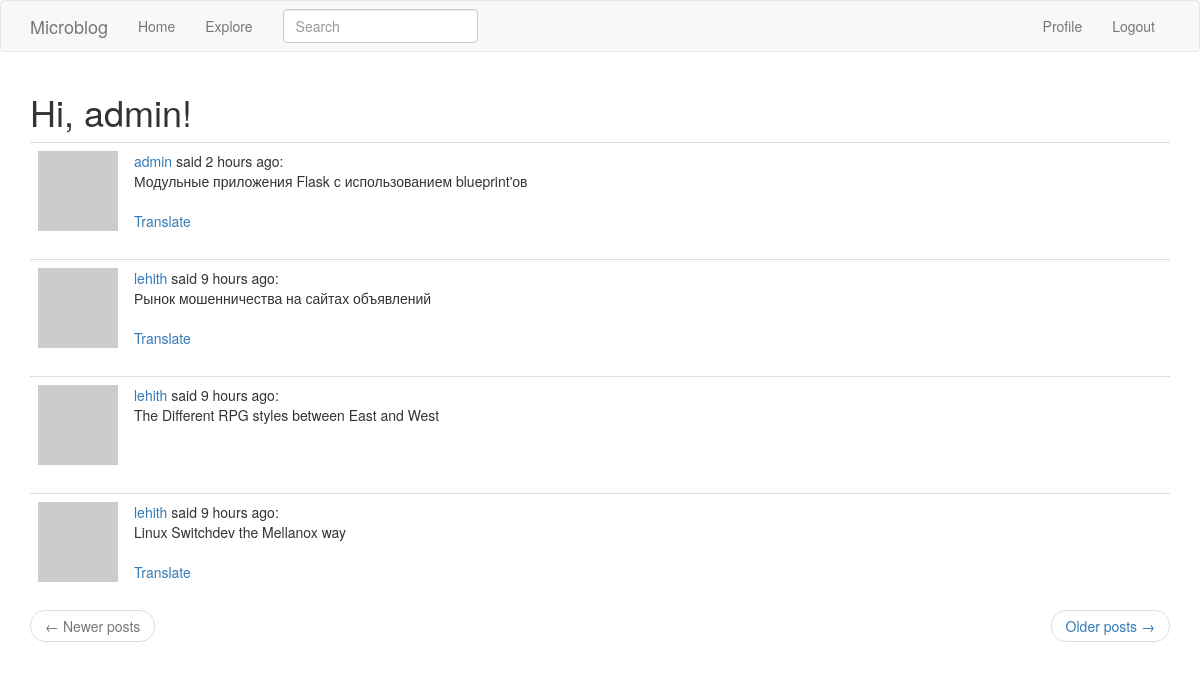
The page /explore (signed in) on the database as committed earlier.
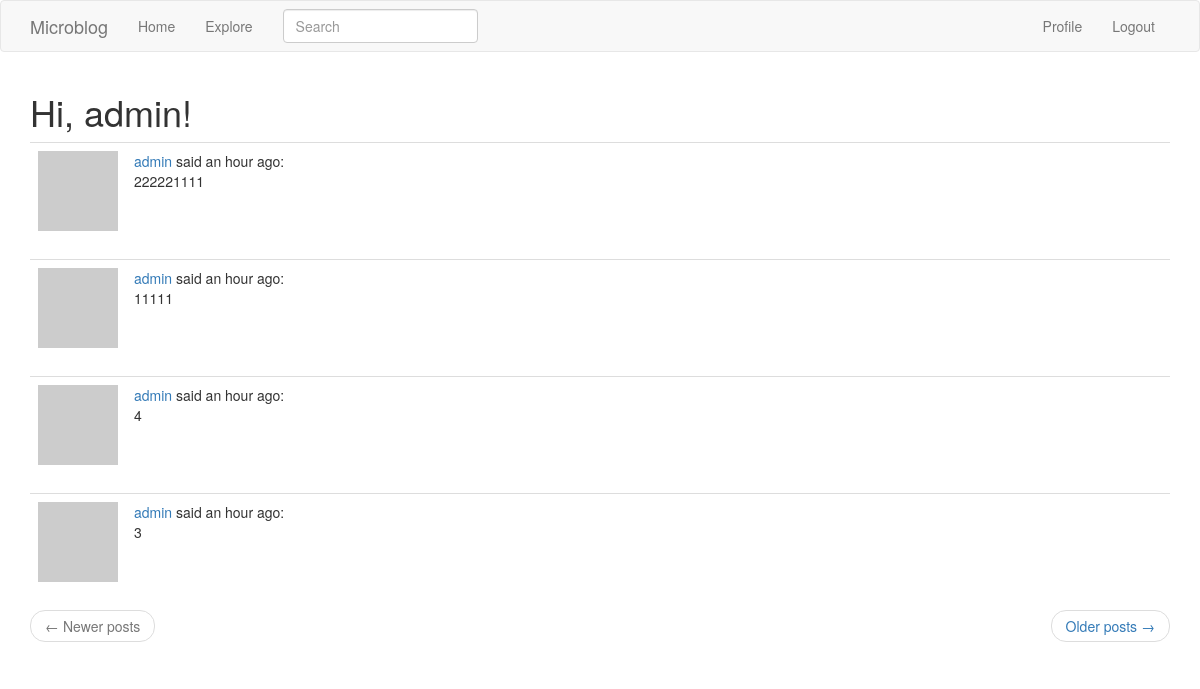
The same page on the database as committed later.
### app/models.py (models this page shows, shortened)
class SearchableMixin(object):
    @classmethod
    def before_commit(cls, session):
        session._changes = {
            'add': list(session.new),
            'update': list(session.dirty),
            'delete': list(session.deleted)
        }
    @classmethod
    def after_commit(cls, session):
        for obj in session._changes['add']:
            if isinstance(obj, SearchableMixin):
                add_to_index(obj.__tablename__, obj)
        for obj in session._changes['update']:
            if isinstance(obj, SearchableMixin):
                add_to_index(obj.__tablename__, obj)
        for obj in session._changes['delete']:
            if isinstance(obj, SearchableMixin):
                remove_from_index(obj.__tablename__, obj)
        session._changes = None

class Post(SearchableMixin, db.Model):
    __searchable__ = ['body']
    id = db.Column(db.Integer, primary_key=True)
    body = db.Column(db.String(140))
    timestamp = db.Column(db.DateTime, index=True, default=datetime.utcnow)
    user_id = db.Column(db.Integer, db.ForeignKey('user.id'))
    language = db.Column(db.String(5))

class User(UserMixin, db.Model):
    id = db.Column(db.Integer, primary_key=True)
    username = db.Column(db.String(64), index=True, unique=True)
    email = db.Column(db.String(120), index=True, unique=True)
    password_hash = db.Column(db.String(128))
    about_me = db.Column(db.String(140))
    posts = db.relationship('Post', backref='author', lazy='dynamic')
    last_seen = db.Column(db.DateTime, default=datetime.utcnow)
    followed = db.relationship(
        'User', secondary=followers,
        primaryjoin=(followers.c.follower_id == id),
        secondaryjoin=(followers.c.followed_id == id),
        backref=db.backref('followers', lazy='dynamic'), lazy='dynamic')
    def avatar(self, size):
        digest = md5(self.email.lower().encode('utf-8')).hexdigest()
        return 'https://www.gravatar.com/avatar/{}?d=identicon&s={}'.format(
            digest, size)

### app/main/routes.py (the view)
@bp.route('/explore')
@login_required
def explore():
    page = request.args.get('page', 1, type=int)
    posts = Post.query.order_by(Post.timestamp.desc()).paginate(
        page, current_app.config['POSTS_PER_PAGE'], False)
    next_url = url_for('main.explore', page=posts.next_num) \
        if posts.has_next else None
    prev_url = url_for('main.explore', page=posts.prev_num) \
        if posts.has_prev else None
    return render_template('index.html', title=_('Explore'),
                           posts=posts.items, next_url=next_url,
                           prev_url=prev_url)

### app/main/forms.py
class SearchForm(FlaskForm):
    q = StringField(_l('Search'), validators=[DataRequired()])
    def __init__(self, *args, **kwargs):
        if 'formdata' not in kwargs:
            kwargs['formdata'] = request.args
        if 'csrf_enabled' not in kwargs:
            kwargs['csrf_enabled'] = False
        super(SearchForm, self).__init__(*args, **kwargs)

### app/main/routes.py (called while the page is built)
@bp.before_app_request
def before_request():
    if current_user.is_authenticated:
        current_user.last_seen = datetime.utcnow()
        db.session.commit()
        g.search_form = SearchForm()
    g.locale = str(get_locale())

### app/models.py (called while the page is built)
@login.user_loader
def load_user(id):
    return User.query.get(int(id))

### app/main/templates/index.html (shortened to what this page needs)
{% extends "base.html" %}
{% import 'bootstrap/wtf.html' as wtf %}
{% block app_content %}
    <h1>{{ _('Hi')}}, {{ current_user.username }}!</h1>
    {% for post in posts %}
        {% include '_post.html' %}
    {% endfor %}
    <nav aria-label="...">
        <ul class="pager">
            <li class="previous{% if not prev_url %} disabled{% endif %}">
                <a href="{{ prev_url or '#' }}">
                    <span aria-hidden="true">&larr;</span> {{ _('Newer posts')}}
                </a>
            </li>
            <li class="next{% if not next_url %} disabled{% endif %}">
                <a href="{{ next_url or '#' }}">
                    {{ _('Older posts')}} <span aria-hidden="true">&rarr;</span>
                </a>
            </li>
        </ul>
    </nav>
{% endblock %}

### app/main/templates/_post.html
<table class="table table-hover">
    <tr>
        <td width="70px">
            <a href="{{ url_for('main.user', username=post.author.username) }}">
                <img src="{{ post.author.avatar(70) }}"/>
            </a>
        </td>
        <td>
            <a href="{{ url_for('main.user', username=post.author.username) }}">
                {{ post.author.username }}
            </a>
            {{ _('said') }} {{ moment(post.timestamp).fromNow() }}:
            <br>
            <span id="post{{ post.id }}">{{ post.body }}</span>
            {% if post.language and post.language != g.locale %}
                <br><br>
              <span id="translation{{ post.id }}">
                <a href="javascript:translate(
                            '#post{{ post.id }}',
                            '#translation{{ post.id }}',
                            '{{ post.language }}',
                            '{{ g.locale }}');">{{ _('Translate') }}</a>
            </span>
            {% endif %}
        </td>
    </tr>
</table>

Rows that differ between the two databases and show on the page:
no longer on this page (row unchanged): Post: author.username "admin", timestamp "2 hours ago", body "Модульные приложения Flask с использованием blueprint'ов"
no longer on this page (row unchanged): Post: author.username "lehith", timestamp "9 hours ago", body "Рынок мошенничества на сайтах объявлений"
no longer on this page (row unchanged): Post: author.username "lehith", timestamp "9 hours ago", body "The Different RPG styles between East and West"
no longer on this page (row unchanged): Post: author.username "lehith", timestamp "9 hours ago", body "Linux Switchdev the Mellanox way"
added Post: author.username "admin", timestamp "an hour ago", body "222221111"
added Post: author.username "admin", timestamp "an hour ago", body "11111"
added Post: author.username "admin", timestamp "an hour ago", body "4"
added Post: author.username "admin", timestamp "an hour ago", body "3"
